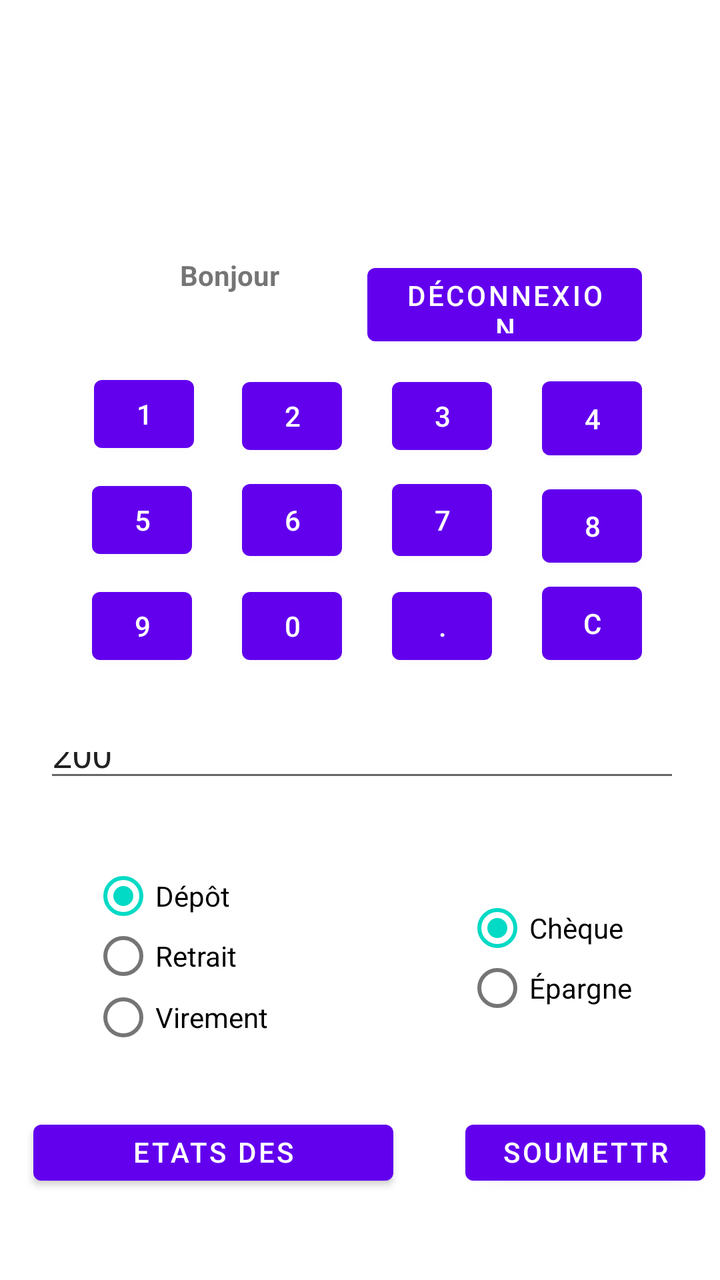
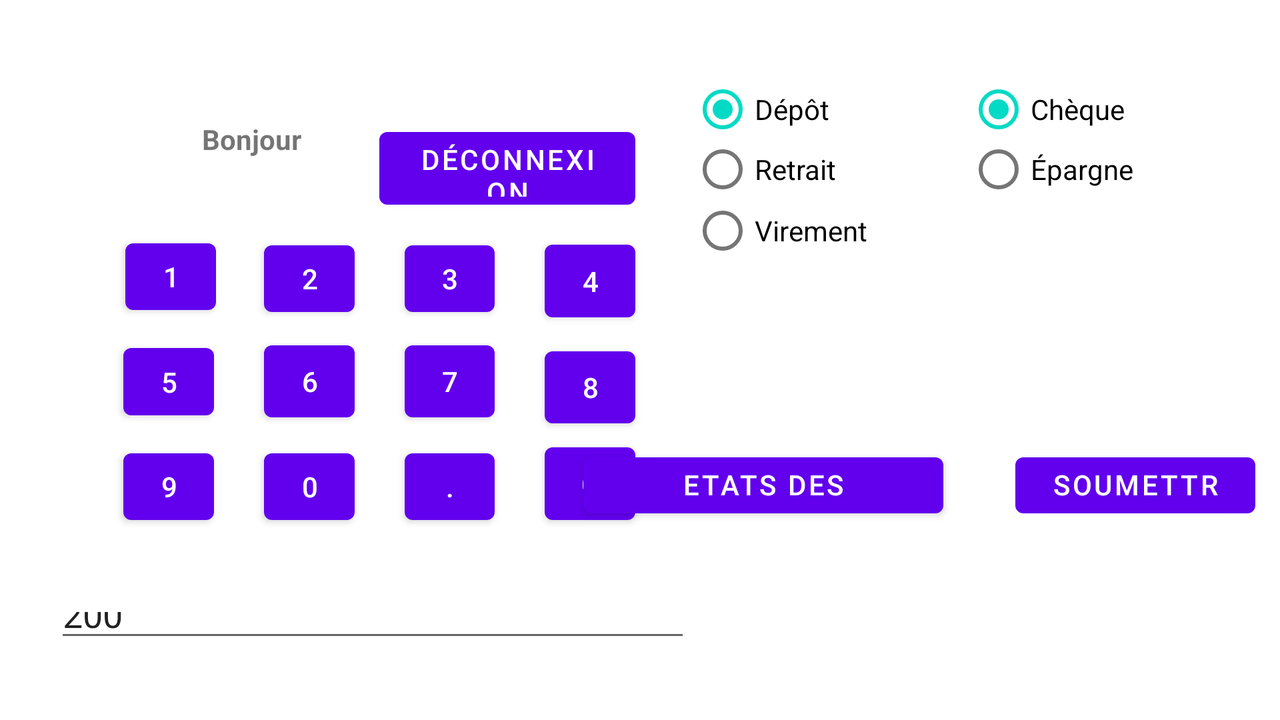

An Android layout and its configuration variant, each rendered on a device that would load it. The default file and the variant file are quoted in full after the pictures.
<!-- AndroidManifest.xml: application theme Theme.Guichet_automatique_ATM -->
<!-- res/layout/guichet.xml -->
<?xml version="1.0" encoding="utf-8"?>
<androidx.constraintlayout.widget.ConstraintLayout xmlns:android="http://schemas.android.com/apk/res/android"
    xmlns:app="http://schemas.android.com/apk/res-auto"
    xmlns:tools="http://schemas.android.com/tools"
    android:layout_width="match_parent"
    android:layout_height="match_parent">

    <androidx.constraintlayout.widget.ConstraintLayout
        android:id="@+id/constraintLayout"
        android:layout_width="369dp"
        android:layout_height="300dp"
        android:layout_marginTop="112dp"
        app:layout_constraintEnd_toEndOf="parent"
        app:layout_constraintHorizontal_bias="0.38"
        app:layout_constraintStart_toStartOf="parent"
        app:layout_constraintTop_toTopOf="parent">

        <TextView
            android:id="@+id/textView"
            android:layout_width="0dp"
            android:layout_height="0dp"
            android:layout_marginStart="49dp"
            android:layout_marginTop="16dp"
            android:layout_marginBottom="11dp"
            android:text="@string/bonjour"
            android:textAlignment="center"
            android:textStyle="bold"
            app:layout_constraintBottom_toTopOf="@+id/button2"
            app:layout_constraintEnd_toStartOf="@+id/buttonDeconnexion"
            app:layout_constraintStart_toStartOf="parent"
            app:layout_constraintTop_toTopOf="parent" />

        <Button
            android:id="@+id/buttonDeconnexion"
            android:layout_width="0dp"
            android:layout_height="0dp"
            android:layout_marginTop="16dp"
            android:layout_marginEnd="45dp"
            android:layout_marginBottom="5dp"
            android:onClick="onClickBtnDeconnexion"
            android:text="@string/d_connexion"
            app:layout_constraintBottom_toTopOf="@+id/button4"
            app:layout_constraintEnd_toEndOf="parent"
            app:layout_constraintStart_toEndOf="@+id/textView"
            app:layout_constraintTop_toTopOf="parent" />

        <Button
            android:id="@+id/button"
            android:layout_width="0dp"
            android:layout_height="0dp"
            android:layout_marginStart="50dp"
            android:layout_marginTop="10dp"
            android:layout_marginEnd="24dp"
            android:layout_marginBottom="7dp"
            android:onClick="onClickBtn1"
            android:text="@string/_1"
            android:textSize="14sp"
            app:layout_constraintBottom_toTopOf="@+id/button5"
            app:layout_constraintEnd_toStartOf="@+id/button2"
            app:layout_constraintHorizontal_bias="0.4"
            app:layout_constraintStart_toStartOf="parent"
            app:layout_constraintTop_toBottomOf="@+id/textView" />

        <Button
            android:id="@+id/button2"
            android:layout_width="0dp"
            android:layout_height="0dp"
            android:layout_marginEnd="25dp"
            android:layout_marginBottom="6dp"
            android:onClick="onClickBtn2"
            android:text="@string/_2"
            app:layout_constraintBottom_toTopOf="@+id/button5"
            app:layout_constraintEnd_toStartOf="@+id/button3"
            app:layout_constraintStart_toEndOf="@+id/button"
            app:layout_constraintTop_toBottomOf="@+id/textView" />

        <Button
            android:id="@+id/button3"
            android:layout_width="0dp"
            android:layout_height="0dp"
            android:layout_marginEnd="25dp"
            android:onClick="onClickBtn3"
            android:text="@string/_3"
            app:layout_constraintBottom_toBottomOf="@+id/button2"
            app:layout_constraintEnd_toStartOf="@+id/button4"
            app:layout_constraintStart_toEndOf="@+id/button2"
            app:layout_constraintTop_toTopOf="@+id/button2"
            app:layout_constraintVertical_bias="0.0" />

        <Button
            android:id="@+id/button4"
            android:layout_width="0dp"
            android:layout_height="0dp"
            android:layout_marginTop="3dp"
            android:layout_marginEnd="45dp"
            android:layout_marginBottom="5dp"
            android:onClick="onClickBtn4"
            android:text="@string/_4"
            app:layout_constraintBottom_toTopOf="@+id/button8"
            app:layout_constraintEnd_toEndOf="parent"
            app:layout_constraintStart_toEndOf="@+id/button3"
            app:layout_constraintTop_toBottomOf="@+id/buttonDeconnexion" />

        <Button
            android:id="@+id/button5"
            android:layout_width="0dp"
            android:layout_height="0dp"
            android:layout_marginStart="49dp"
            android:layout_marginEnd="25dp"
            android:layout_marginBottom="7dp"
            android:onClick="onClickBtn5"
            android:text="@string/_5"
            app:layout_constraintBottom_toTopOf="@+id/button9"
            app:layout_constraintEnd_toStartOf="@+id/button6"
            app:layout_constraintStart_toStartOf="parent"
            app:layout_constraintTop_toBottomOf="@+id/button2" />

        <Button
            android:id="@+id/button6"
            android:layout_width="0dp"
            android:layout_height="48dp"
            android:layout_marginTop="55dp"
            android:layout_marginEnd="25dp"
            android:layout_marginBottom="55dp"
            android:onClick="onClickBtn6"
            android:text="@string/_6"
            app:layout_constraintBottom_toBottomOf="@+id/button0"
            app:layout_constraintEnd_toStartOf="@+id/button7"
            app:layout_constraintStart_toEndOf="@+id/button5"
            app:layout_constraintTop_toTopOf="@+id/button" />

        <Button
            android:id="@+id/button7"
            android:layout_width="0dp"
            android:layout_height="0dp"
            android:layout_marginEnd="25dp"
            android:onClick="onClickBtn7"
            android:text="@string/_7"
            app:layout_constraintBottom_toBottomOf="@+id/button6"
            app:layout_constraintEnd_toStartOf="@+id/button8"
            app:layout_constraintStart_toEndOf="@+id/button6"
            app:layout_constraintTop_toTopOf="@+id/button6" />

        <Button
            android:id="@+id/button8"
            android:layout_width="0dp"
            android:layout_height="0dp"
            android:layout_marginEnd="45dp"
            android:onClick="onClickBtn8"
            android:text="@string/_8"
            app:layout_constraintBottom_toTopOf="@+id/buttonC"
            app:layout_constraintEnd_toEndOf="parent"
            app:layout_constraintStart_toEndOf="@+id/button7"
            app:layout_constraintTop_toBottomOf="@+id/button4" />

        <Button
            android:id="@+id/button9"
            android:layout_width="0dp"
            android:layout_height="0dp"
            android:layout_marginStart="49dp"
            android:layout_marginEnd="25dp"
            android:layout_marginBottom="76dp"
            android:onClick="onClickBtn9"
            android:text="@string/_9"
            app:layout_constraintBottom_toBottomOf="parent"
            app:layout_constraintEnd_toStartOf="@+id/button0"
            app:layout_constraintStart_toStartOf="parent"
            app:layout_constraintTop_toBottomOf="@+id/button5" />

        <Button
            android:id="@+id/button0"
            android:layout_width="0dp"
            android:layout_height="0dp"
            android:layout_marginEnd="25dp"
            android:onClick="onClickBtn0"
            android:text="@string/_0"
            app:layout_constraintBottom_toBottomOf="@+id/button9"
            app:layout_constraintEnd_toStartOf="@+id/buttonPoint"
            app:layout_constraintStart_toEndOf="@+id/button9"
            app:layout_constraintTop_toTopOf="@+id/button9" />

        <Button
            android:id="@+id/buttonPoint"
            android:layout_width="0dp"
            android:layout_height="0dp"
            android:layout_marginEnd="25dp"
            android:onClick="onClickBtnPoint"
            android:text="@string/point"
            app:layout_constraintBottom_toBottomOf="@+id/button0"
            app:layout_constraintEnd_toStartOf="@+id/buttonC"
            app:layout_constraintStart_toEndOf="@+id/button0"
            app:layout_constraintTop_toTopOf="@+id/button0" />

        <Button
            android:id="@+id/buttonC"
            android:layout_width="0dp"
            android:layout_height="0dp"
            android:layout_marginEnd="45dp"
            android:layout_marginBottom="76dp"
            android:onClick="onClickBtnC"
            android:text="@string/c"
            app:layout_constraintBottom_toBottomOf="parent"
            app:layout_constraintEnd_toEndOf="parent"
            app:layout_constraintStart_toEndOf="@+id/buttonPoint"
            app:layout_constraintTop_toBottomOf="@+id/button8" />

        <EditText
            android:id="@+id/etxtMontant"
            android:layout_width="318dp"
            android:layout_height="30dp"
            android:layout_marginStart="32dp"
            android:layout_marginEnd="32dp"
            android:layout_marginBottom="16dp"
            android:autofillHints=""
            android:ems="10"
            android:inputType="number"
            android:lines="1"
            android:maxLines="1"
            android:text="@string/_200"
            app:layout_constraintBottom_toBottomOf="parent"
            app:layout_constraintEnd_toEndOf="parent"
            app:layout_constraintHorizontal_bias="0.538"
            app:layout_constraintStart_toStartOf="parent"
            tools:ignore="LabelFor" />

    </androidx.constraintlayout.widget.ConstraintLayout>

    <androidx.constraintlayout.widget.ConstraintLayout
        android:id="@+id/constraintLayout2"
        android:layout_width="360dp"
        android:layout_height="112dp"
        android:layout_marginTop="12dp"
        app:layout_constraintEnd_toEndOf="@+id/constraintLayout"
        app:layout_constraintHorizontal_bias="1.0"
        app:layout_constraintStart_toStartOf="@+id/constraintLayout"
        app:layout_constraintTop_toBottomOf="@+id/constraintLayout">


        <RadioGroup
            android:id="@+id/rdgChoixAction"
            android:layout_width="109dp"
            android:layout_height="87dp"
            android:layout_marginStart="40dp"
            android:layout_marginBottom="16dp"
            android:checkedButton="@id/rdbDepot"
            android:onClick="onClickChoixAction"
            app:layout_constraintBottom_toBottomOf="parent"
            app:layout_constraintStart_toStartOf="parent">

            <RadioButton
                android:id="@+id/rdbDepot"
                android:layout_width="wrap_content"
                android:layout_height="30dp"
                android:checked="true"
                android:onClick="onClickDepot"
                android:text="@string/d_p_t" />

            <RadioButton
                android:id="@+id/rdbRetrait"
                android:layout_width="wrap_content"
                android:layout_height="30dp"
                android:onClick="onClickRetrait"
                android:text="@string/retrait" />

            <RadioButton
                android:id="@+id/rdbVirement"
                android:layout_width="match_parent"
                android:layout_height="31dp"
                android:onClick="onClickVirement"
                android:text="@string/virement" />
        </RadioGroup>

        <RadioGroup
            android:id="@+id/rdgChoixCompte"
            android:layout_width="97dp"
            android:layout_height="0dp"
            android:layout_marginTop="16dp"
            android:layout_marginEnd="36dp"
            android:checkedButton="@id/rdbCheque"
            android:onClick="onClickChoixCompte"
            app:layout_constraintBottom_toBottomOf="@+id/rdgChoixAction"
            app:layout_constraintEnd_toEndOf="parent"
            app:layout_constraintTop_toTopOf="@+id/rdgChoixAction"
            app:layout_constraintVertical_bias="1.0">

            <RadioButton
                android:id="@+id/rdbCheque"
                android:layout_width="match_parent"
                android:layout_height="30dp"
                android:checked="true"
                android:onClick="onClickCheque"
                android:text="@string/ch_que" />

            <RadioButton
                android:id="@+id/rdbEpargne"
                android:layout_width="match_parent"
                android:layout_height="30dp"
                android:onClick="onClickEpargne"
                android:text="@string/pargne" />
        </RadioGroup>
    </androidx.constraintlayout.widget.ConstraintLayout>

    <androidx.constraintlayout.widget.ConstraintLayout
        android:id="@+id/constraintLayout3"
        android:layout_width="370dp"
        android:layout_height="72dp"
        app:layout_constraintBottom_toBottomOf="parent"
        app:layout_constraintEnd_toEndOf="@+id/constraintLayout2"
        app:layout_constraintStart_toStartOf="@+id/constraintLayout2"
        app:layout_constraintTop_toBottomOf="@+id/constraintLayout2"
        app:layout_constraintVertical_bias="0.14">

        <Button
            android:id="@+id/buttonEtatCompte"
            android:layout_width="180dp"
            android:layout_height="40dp"
            android:layout_marginStart="16dp"
            android:layout_marginTop="16dp"
            android:onClick="onClickEtat"
            android:text="@string/etats_des_comptes"
            android:textSize="14sp"
            app:layout_constraintStart_toStartOf="parent"
            app:layout_constraintTop_toTopOf="parent" />

        <Button
            android:id="@+id/buttonSoumettre"
            android:layout_width="120dp"
            android:layout_height="40dp"
            android:layout_marginStart="232dp"
            android:layout_marginTop="16dp"
            android:onClick="onClickSoumettre"
            android:text="@string/soumettre"
            app:layout_constraintStart_toStartOf="parent"
            app:layout_constraintTop_toTopOf="parent" />
    </androidx.constraintlayout.widget.ConstraintLayout>

</androidx.constraintlayout.widget.ConstraintLayout>
<!-- resources referenced by this layout -->
<resources>
  <string name="_0">0</string>
  <string name="_1">1</string>
  <string name="_2">2</string>
  <string name="_200">200</string>
  <string name="_3">3</string>
  <string name="_4">4</string>
  <string name="_5">5</string>
  <string name="_6">6</string>
  <string name="_7">7</string>
  <string name="_8">8</string>
  <string name="_9">9</string>
  <string name="bonjour">Bonjour</string>
  <string name="c">c</string>
  <string name="ch_que">Chèque</string>
  <string name="d_connexion">dÉCONNEXION</string>
  <string name="d_p_t">Dépôt</string>
  <string name="etats_des_comptes">etats des comptes</string>
  <string name="pargne">Épargne</string>
  <string name="point">.</string>
  <string name="retrait">Retrait</string>
  <string name="soumettre">soumettre</string>
  <string name="virement">Virement</string>
  <style name="Theme.Guichet_automatique_ATM" parent="Theme.MaterialComponents.DayNight.DarkActionBar">
          
          <item name="colorPrimary">@color/purple_500</item>
          <item name="colorPrimaryVariant">@color/purple_700</item>
          <item name="colorOnPrimary">@color/white</item>
          
          <item name="colorSecondary">@color/teal_200</item>
          <item name="colorSecondaryVariant">@color/teal_700</item>
          <item name="colorOnSecondary">@color/black</item>
          
          <item name="android:statusBarColor" tools:targetApi="l">?attr/colorPrimaryVariant</item>
          
      </style>
</resources>
<!-- res/layout-land/guichet.xml (the repository's variant of the layout above) -->
<!-- drawn on the phone turned sideways -->
<?xml version="1.0" encoding="utf-8"?>
<androidx.constraintlayout.widget.ConstraintLayout xmlns:android="http://schemas.android.com/apk/res/android"
    xmlns:app="http://schemas.android.com/apk/res-auto"
    xmlns:tools="http://schemas.android.com/tools"
    android:layout_width="match_parent"
    android:layout_height="match_parent">

    <androidx.constraintlayout.widget.ConstraintLayout
        android:id="@+id/constraintLayout"
        android:layout_width="350dp"
        android:layout_height="298dp"
        android:layout_marginTop="44dp"
        app:layout_constraintEnd_toEndOf="parent"
        app:layout_constraintHorizontal_bias="0.044"
        app:layout_constraintStart_toStartOf="parent"
        app:layout_constraintTop_toTopOf="parent">

        <TextView
            android:id="@+id/textView"
            android:layout_width="0dp"
            android:layout_height="0dp"
            android:layout_marginStart="49dp"
            android:layout_marginTop="16dp"
            android:layout_marginBottom="11dp"
            android:text="@string/bonjour"
            android:textAlignment="center"
            android:textStyle="bold"
            app:layout_constraintBottom_toTopOf="@+id/button2"
            app:layout_constraintEnd_toStartOf="@+id/button13"
            app:layout_constraintStart_toStartOf="parent"
            app:layout_constraintTop_toTopOf="parent" />

        <Button
            android:id="@+id/button13"
            android:layout_width="0dp"
            android:layout_height="0dp"
            android:layout_marginTop="16dp"
            android:layout_marginEnd="45dp"
            android:layout_marginBottom="5dp"
            android:onClick="onClickBtnDeconnexion"
            android:text="@string/d_connexion"
            app:layout_constraintBottom_toTopOf="@+id/button4"
            app:layout_constraintEnd_toEndOf="parent"
            app:layout_constraintStart_toEndOf="@+id/textView"
            app:layout_constraintTop_toTopOf="parent" />

        <Button
            android:id="@+id/button"
            android:layout_width="0dp"
            android:layout_height="0dp"
            android:layout_marginStart="50dp"
            android:layout_marginTop="10dp"
            android:layout_marginEnd="24dp"
            android:layout_marginBottom="7dp"
            android:onClick="onClickBtn1"
            android:text="@string/_1"
            android:textSize="14sp"
            app:layout_constraintBottom_toTopOf="@+id/button5"
            app:layout_constraintEnd_toStartOf="@+id/button2"
            app:layout_constraintHorizontal_bias="0.4"
            app:layout_constraintStart_toStartOf="parent"
            app:layout_constraintTop_toBottomOf="@+id/textView" />

        <Button
            android:id="@+id/button2"
            android:layout_width="0dp"
            android:layout_height="0dp"
            android:layout_marginEnd="25dp"
            android:layout_marginBottom="6dp"
            android:onClick="onClickBtn2"
            android:text="@string/_2"
            app:layout_constraintBottom_toTopOf="@+id/button5"
            app:layout_constraintEnd_toStartOf="@+id/button3"
            app:layout_constraintStart_toEndOf="@+id/button"
            app:layout_constraintTop_toBottomOf="@+id/textView" />

        <Button
            android:id="@+id/button3"
            android:layout_width="0dp"
            android:layout_height="0dp"
            android:layout_marginEnd="25dp"
            android:onClick="onClickBtn3"
            android:text="@string/_3"
            app:layout_constraintBottom_toBottomOf="@+id/button2"
            app:layout_constraintEnd_toStartOf="@+id/button4"
            app:layout_constraintStart_toEndOf="@+id/button2"
            app:layout_constraintTop_toTopOf="@+id/button2"
            app:layout_constraintVertical_bias="0.0" />

        <Button
            android:id="@+id/button4"
            android:layout_width="0dp"
            android:layout_height="0dp"
            android:layout_marginTop="3dp"
            android:layout_marginEnd="45dp"
            android:layout_marginBottom="5dp"
            android:onClick="onClickBtn4"
            android:text="@string/_4"
            app:layout_constraintBottom_toTopOf="@+id/button8"
            app:layout_constraintEnd_toEndOf="parent"
            app:layout_constraintStart_toEndOf="@+id/button3"
            app:layout_constraintTop_toBottomOf="@+id/button13" />

        <Button
            android:id="@+id/button5"
            android:layout_width="0dp"
            android:layout_height="0dp"
            android:layout_marginStart="49dp"
            android:layout_marginEnd="25dp"
            android:layout_marginBottom="7dp"
            android:onClick="onClickBtn5"
            android:text="@string/_5"
            app:layout_constraintBottom_toTopOf="@+id/button9"
            app:layout_constraintEnd_toStartOf="@+id/button6"
            app:layout_constraintStart_toStartOf="parent"
            app:layout_constraintTop_toBottomOf="@+id/button2" />

        <Button
            android:id="@+id/button6"
            android:layout_width="0dp"
            android:layout_height="48dp"
            android:layout_marginTop="55dp"
            android:layout_marginEnd="25dp"
            android:layout_marginBottom="55dp"
            android:onClick="onClickBtn6"
            android:text="@string/_6"
            app:layout_constraintBottom_toBottomOf="@+id/button10"
            app:layout_constraintEnd_toStartOf="@+id/button7"
            app:layout_constraintStart_toEndOf="@+id/button5"
            app:layout_constraintTop_toTopOf="@+id/button" />

        <Button
            android:id="@+id/button7"
            android:layout_width="0dp"
            android:layout_height="0dp"
            android:layout_marginEnd="25dp"
            android:onClick="onClickBtn7"
            android:text="@string/_7"
            app:layout_constraintBottom_toBottomOf="@+id/button6"
            app:layout_constraintEnd_toStartOf="@+id/button8"
            app:layout_constraintStart_toEndOf="@+id/button6"
            app:layout_constraintTop_toTopOf="@+id/button6" />

        <Button
            android:id="@+id/button8"
            android:layout_width="0dp"
            android:layout_height="0dp"
            android:layout_marginEnd="45dp"
            android:onClick="onClickBtn8"
            android:text="@string/_8"
            app:layout_constraintBottom_toTopOf="@+id/button12"
            app:layout_constraintEnd_toEndOf="parent"
            app:layout_constraintStart_toEndOf="@+id/button7"
            app:layout_constraintTop_toBottomOf="@+id/button4" />

        <Button
            android:id="@+id/button9"
            android:layout_width="0dp"
            android:layout_height="0dp"
            android:layout_marginStart="49dp"
            android:layout_marginEnd="25dp"
            android:layout_marginBottom="76dp"
            android:onClick="onClickBtn9"
            android:text="@string/_9"
            app:layout_constraintBottom_toBottomOf="parent"
            app:layout_constraintEnd_toStartOf="@+id/button10"
            app:layout_constraintStart_toStartOf="parent"
            app:layout_constraintTop_toBottomOf="@+id/button5" />

        <Button
            android:id="@+id/button10"
            android:layout_width="0dp"
            android:layout_height="0dp"
            android:layout_marginEnd="25dp"
            android:onClick="onClickBtn0"
            android:text="@string/_0"
            app:layout_constraintBottom_toBottomOf="@+id/button9"
            app:layout_constraintEnd_toStartOf="@+id/button11"
            app:layout_constraintStart_toEndOf="@+id/button9"
            app:layout_constraintTop_toTopOf="@+id/button9" />

        <Button
            android:id="@+id/button11"
            android:layout_width="0dp"
            android:layout_height="0dp"
            android:layout_marginEnd="25dp"
            android:onClick="onClickBtnPoint"
            android:text="@string/point"
            app:layout_constraintBottom_toBottomOf="@+id/button10"
            app:layout_constraintEnd_toStartOf="@+id/button12"
            app:layout_constraintStart_toEndOf="@+id/button10"
            app:layout_constraintTop_toTopOf="@+id/button10" />

        <Button
            android:id="@+id/button12"
            android:layout_width="0dp"
            android:layout_height="0dp"
            android:layout_marginEnd="45dp"
            android:layout_marginBottom="76dp"
            android:onClick="onClickBtnC"
            android:text="@string/c"
            app:layout_constraintBottom_toBottomOf="parent"
            app:layout_constraintEnd_toEndOf="parent"
            app:layout_constraintStart_toEndOf="@+id/button11"
            app:layout_constraintTop_toBottomOf="@+id/button8" />

        <EditText
            android:id="@+id/etxtMontant"
            android:layout_width="318dp"
            android:layout_height="30dp"
            android:layout_marginStart="32dp"
            android:layout_marginEnd="32dp"
            android:layout_marginBottom="16dp"
            android:autofillHints=""
            android:ems="10"
            android:inputType="number"
            android:lines="1"
            android:maxLines="1"
            android:text="@string/_200"
            app:layout_constraintBottom_toBottomOf="parent"
            app:layout_constraintEnd_toEndOf="parent"
            app:layout_constraintHorizontal_bias="0.538"
            app:layout_constraintStart_toStartOf="parent"
            tools:ignore="LabelFor" />

    </androidx.constraintlayout.widget.ConstraintLayout>

    <androidx.constraintlayout.widget.ConstraintLayout
        android:id="@+id/constraintLayout2"
        android:layout_width="311dp"
        android:layout_height="109dp"
        android:layout_marginBottom="228dp"
        app:layout_constraintBottom_toBottomOf="parent"
        app:layout_constraintEnd_toEndOf="parent"
        app:layout_constraintHorizontal_bias="0.928"
        app:layout_constraintStart_toStartOf="parent"
        app:layout_constraintTop_toTopOf="@+id/constraintLayout">


        <RadioGroup
            android:id="@+id/rdgChoixAction"
            android:layout_width="109dp"
            android:layout_height="87dp"
            android:layout_marginStart="40dp"
            android:layout_marginBottom="16dp"
            android:checkedButton="@id/rdbDepot"
            android:onClick="onClickChoixAction"
            app:layout_constraintBottom_toBottomOf="parent"
            app:layout_constraintStart_toStartOf="parent">

            <RadioButton
                android:id="@+id/rdbDepot"
                android:layout_width="wrap_content"
                android:layout_height="30dp"
                android:text="@string/d_p_t" />

            <RadioButton
                android:id="@+id/rdbRetrait"
                android:layout_width="wrap_content"
                android:layout_height="30dp"
                android:text="@string/retrait" />

            <RadioButton
                android:id="@+id/rdbVirement"
                android:layout_width="match_parent"
                android:layout_height="31dp"
                android:text="@string/virement" />
        </RadioGroup>

        <RadioGroup
            android:id="@+id/rdgChoixCompte"
            android:layout_width="97dp"
            android:layout_height="0dp"
            android:layout_marginEnd="36dp"
            android:checkedButton="@id/radioButton4"
            android:onClick="onClickChoixCompte"
            app:layout_constraintBottom_toBottomOf="parent"
            app:layout_constraintEnd_toEndOf="parent"
            app:layout_constraintHorizontal_bias="1.0"
            app:layout_constraintStart_toEndOf="@+id/rdgChoixAction"
            app:layout_constraintTop_toTopOf="@+id/rdgChoixAction"
            app:layout_constraintVertical_bias="0.0">

            <RadioButton
                android:id="@+id/radioButton4"
                android:layout_width="match_parent"
                android:layout_height="30dp"
                android:text="@string/ch_que" />

            <RadioButton
                android:id="@+id/radioButton5"
                android:layout_width="match_parent"
                android:layout_height="30dp"
                android:text="@string/pargne" />
        </RadioGroup>
    </androidx.constraintlayout.widget.ConstraintLayout>

    <androidx.constraintlayout.widget.ConstraintLayout
        android:id="@+id/constraintLayout3"
        android:layout_width="370dp"
        android:layout_height="72dp"
        android:layout_marginTop="64dp"
        app:layout_constraintBottom_toBottomOf="@+id/constraintLayout"
        app:layout_constraintEnd_toEndOf="@+id/constraintLayout2"
        app:layout_constraintHorizontal_bias="0.508"
        app:layout_constraintStart_toStartOf="@+id/constraintLayout2"
        app:layout_constraintTop_toBottomOf="@+id/constraintLayout2"
        app:layout_constraintVertical_bias="0.0">

        <Button
            android:id="@+id/button14"
            android:layout_width="180dp"
            android:layout_height="40dp"
            android:layout_marginStart="16dp"
            android:layout_marginTop="16dp"
            android:onClick="onClickEtat"
            android:text="@string/etats_des_comptes"
            android:textSize="14sp"
            app:layout_constraintStart_toStartOf="parent"
            app:layout_constraintTop_toTopOf="parent" />

        <Button
            android:id="@+id/button15"
            android:layout_width="120dp"
            android:layout_height="40dp"
            android:layout_marginStart="232dp"
            android:layout_marginTop="16dp"
            android:onClick="onClickSoumettre"
            android:text="@string/soumettre"
            app:layout_constraintStart_toStartOf="parent"
            app:layout_constraintTop_toTopOf="parent" />
    </androidx.constraintlayout.widget.ConstraintLayout>

</androidx.constraintlayout.widget.ConstraintLayout>
